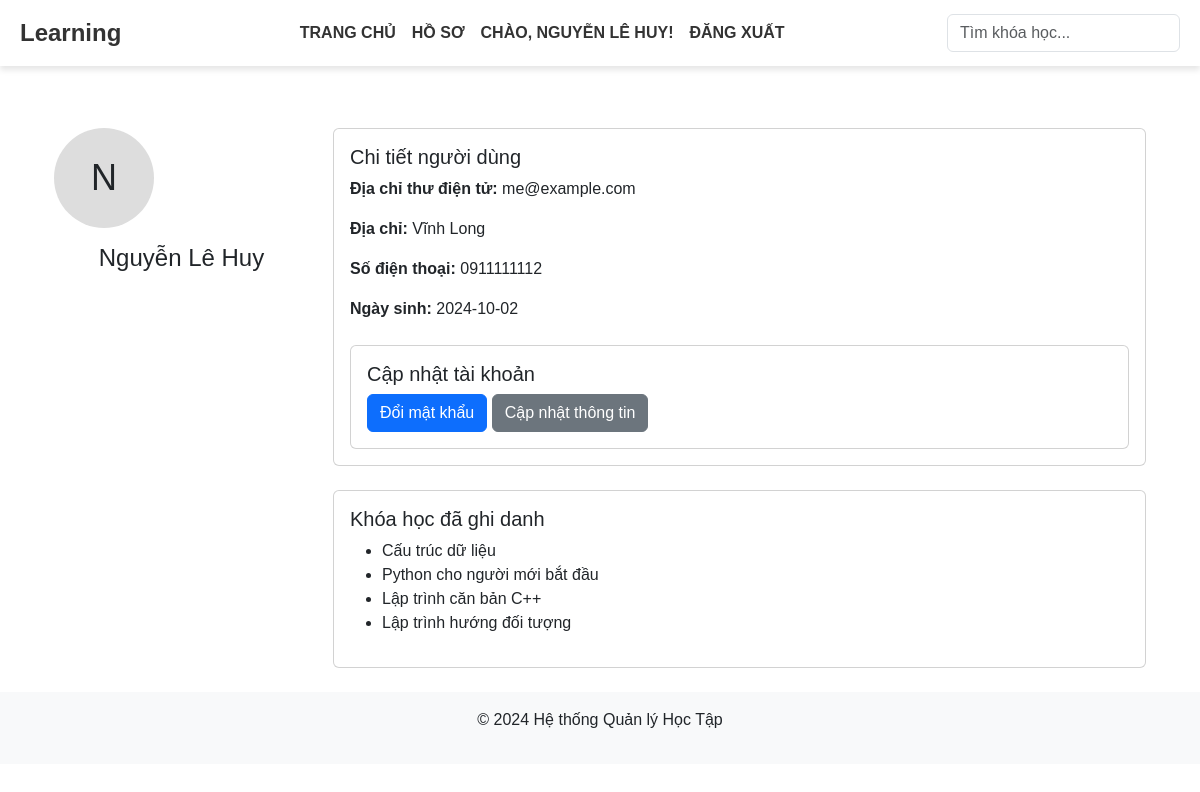
Screenshot of /profile (signed in) with the database file from the repository.
### tables this page shows
CREATE TABLE `users` (
  `user_id` int(11) NOT NULL,
  `username` varchar(50) NOT NULL,
  `password` varchar(255) NOT NULL,
  `full_name` varchar(100) NOT NULL,
  `email` varchar(100) NOT NULL,
  `role` enum('admin','lecturer','student') NOT NULL,
  `phone_number` varchar(15) NOT NULL,
  `address` varchar(255) NOT NULL,
  `date_of_birth` date NOT NULL,
  `registration_id` int(11) DEFAULT NULL,
  `created_at` timestamp NOT NULL DEFAULT current_timestamp()
);

CREATE TABLE `courses` (
  `course_id` int(11) NOT NULL,
  `course_name` varchar(100) NOT NULL,
  `description` text NOT NULL,
  `lecturer_id` int(11) DEFAULT NULL,
  `start_date` date NOT NULL,
  `end_date` date NOT NULL,
  `image_path` varchar(255) NOT NULL,
  `created_at` timestamp NOT NULL DEFAULT current_timestamp()
);

### app/Controllers/SiteController.php (called while the page is built, shortened)
<?php
class SiteController
{
    private $userModel;
    public function __construct()
    {
        $this->userModel = new User($this->getDatabaseConnection());
    }
    private function getDatabaseConnection()
    {
        $database = new \App\Config\Database();
        return $database->getConnection();
    }
    public function profile()
    {
        $userData = $this->userModel->getUserById($_SESSION['user']['user_id']);
        $coursesEnrollments = $this->userModel->getEnrolledCoursesByUserId($userData['user_id']);
        $content = $this->renderView('User/profile.php', ['userData' => $userData, 'coursesEnrollments' => $coursesEnrollments]);
        $this->renderLayout($content, $userData);
    }
    public function renderView($view, $data = [])
    {
        extract($data);
        include __DIR__ . "/../Views/$view";
        return ob_get_clean();
    }
    public function renderLayout($content, $userData = [])
    {
        $layoutPath = __DIR__ . '/../Views/layout.php';
        include $layoutPath;
    }
}

### app/Config/Database.php (called while the page is built, shortened)
<?php
class Database {
    private $host = 'localhost';
    private $db_name = 'LearningSystem';
    private $username = 'root';
    private $password = '';
    public function getConnection() {
        $this->conn = null;
        try {
            $this->conn = new PDO("mysql:host=" . $this->host . ";dbname=" . $this->db_name, $this->username, $this->password);
            $this->conn->setAttribute(PDO::ATTR_ERRMODE, PDO::ERRMODE_EXCEPTION);
        } catch (PDOException $exception) {
            echo "Connection error: " . $exception->getMessage();
        }
        return $this->conn;
    }
}

### app/Models/User.php (called while the page is built, shortened)
<?php
class User
{
    private $conn;
    public function __construct($db)
    {
        $this->conn = $db;
    }
    public function getUserById($userId)
    {
        $stmt = $this->conn->prepare("SELECT user_id, username, password, full_name, email, phone_number, address, date_of_birth, role FROM users WHERE user_id = :user_id");
        $stmt->bindParam(':user_id', $userId);
        $stmt->execute();
        return $stmt->fetch(PDO::FETCH_ASSOC);
    }
    public function getEnrolledCoursesByUserId($userId)
    {
        $query = "SELECT courses.course_name
              FROM enrollments
              JOIN courses ON enrollments.course_id = courses.course_id
              WHERE enrollments.student_id = :userId";
        $stmt = $this->conn->prepare($query);
        $stmt->bindParam(':userId', $userId);
        $stmt->execute();
        return $stmt->fetchAll(PDO::FETCH_ASSOC);
    }
}

### app/Views/User/profile.php (the view, shortened to what this page needs)
<div class="container mt-5">
    <div class="row">
        <div class="col-md-3 text-center">
            <div class="profile-avatar"
                style="width: 100px; height: 100px; background-color: #ddd; border-radius: 50%; line-height: 100px; font-size: 36px;">
                <?php
                echo strtoupper(substr($userData['full_name'], 0, 1));
                ?>
            </div>
            <h4 class="mt-3"><?php echo htmlspecialchars($userData['full_name']); ?></h4>
        </div>
        <div class="col-md-9">
            <div class="card">
                <div class="card-body">
                    <h5 class="card-title">Chi tiết người dùng</h5>
                    <p><strong>Địa chỉ thư điện tử:</strong>
                        <?php echo htmlspecialchars($userData['email'] ?? 'Không có'); ?></p>
                    <p><strong>Địa chỉ:</strong> <?php echo htmlspecialchars($userData['address'] ?? 'Không có'); ?></p>
                    <p><strong>Số điện thoại:</strong>
                        <?php echo htmlspecialchars($userData['phone_number'] ?? 'Không có'); ?>
                    </p>
                    <p><strong>Ngày sinh:</strong>
                        <?php echo htmlspecialchars($userData['date_of_birth'] ?? 'Không có'); ?></p>
                    <div class="card mt-4">
                        <div class="card-body">
                            <h5 class="card-title">Cập nhật tài khoản</h5>
                            <button type="button" class="btn btn-primary" data-bs-toggle="modal"
                                data-bs-target="#changePasswordModal">
                                Đổi mật khẩu
                            </button>
                            <button type="button" class="btn btn-secondary" data-bs-toggle="modal"
                                data-bs-target="#updateInfoModal">
                                Cập nhật thông tin
                            </button>
                        </div>
                    </div>
                </div>
            </div>
            <div class="card mt-4">
                <div class="card-body">
                    <h5 class="card-title">Khóa học đã ghi danh</h5>
                    <?php if (!empty($coursesEnrollments)) : ?>
                        <ul>
                            <?php foreach ($coursesEnrollments as $course) : ?>
                                <li><?php echo htmlspecialchars($course['course_name']); ?></li>
                            <?php endforeach; ?>
                        </ul>
                    <?php else : ?>
                        <p>Không có khóa học nào.</p>
                    <?php endif; ?>
                </div>
            </div>
        </div>
    </div>
</div>

### app/Views/layout.php (shortened to what this page needs)
<!DOCTYPE html>
<html lang="en">
<head>
    <link href="https://cdn.jsdelivr.net/npm/bootstrap@5.3.0/dist/css/bootstrap.min.css" rel="stylesheet">
    <link rel="stylesheet" href="https://cdnjs.cloudflare.com/ajax/libs/font-awesome/5.15.3/css/all.min.css">
</head>
<body>
    <header>
        <div class="container">
            <nav class="navbar navbar-expand-lg fixed-top">
                <a class="navbar-brand" href="/home">Learning</a>
                <div class="collapse navbar-collapse justify-content-center" id="navbarNav">
                    <ul class="navbar-nav">
                        <li class="nav-item">
                            <a class="nav-link text-white" href="/courses">Trang Chủ</a>
                        </li>
                        <li class="nav-item">
                            <a class="nav-link text-white" href="/profile">Hồ Sơ</a>
                        </li>
                        <?php if (isset($userData['full_name'])): ?>
                            <li class="nav-item">
                                <span class="nav-link text-white">Chào,
                                    <?php echo htmlspecialchars($userData['full_name']); ?>!</span>
                            </li>
                            <li class="nav-item">
                                <a class="nav-link text-white" href="/logout">Đăng Xuất</a>
                            </li>
                        <?php endif; ?>
                    </ul>
                </div>
                <div class="ml-auto position-relative">
                    <input type="text" id="search-input" class="form-control" placeholder="Tìm khóa học..."
                        autocomplete="off">
                </div>
            </nav>
        </div>
    </header>
    <main class="container mt-4">
        <div class="content">
            <?php echo $content; ?>
        </div>
    </main>
    <footer class="bg-light text-center py-3 mt-4">
        <p>&copy; 2024 Hệ thống Quản lý Học Tập</p>
    </footer>
</body>
</html>

### app/Views/layout.php (style rules this page uses)
body { font-family: Arial, sans-serif; padding-top: 80px; }
.navbar { background-color: #fff; padding: 10px 20px; box-shadow: 0 4px 6px rgba(0, 0, 0, 0.1); }
.navbar-brand { font-size: 1.5rem; font-weight: bold; color: #333; display: flex; align-items: center; }
.navbar-nav .nav-link { color: #333 !important; font-size: 1rem; font-weight: bold; text-transform: uppercase; padding: 0 15px; position: relative; }

### rows the page displays
users: full_name "NGUYỄN LÊ HUY", full_name "N", full_name "Nguyễn Lê Huy", email "me@example.com", address "Vĩnh Long", phone_number "0911111112", date_of_birth "2024-10-02"
courses: course_name "Cấu trúc dữ liệu"
courses: course_name "Python cho người mới bắt đầu"
courses: course_name "Lập trình căn bản C++"
courses: course_name "Lập trình hướng đối tượng"
